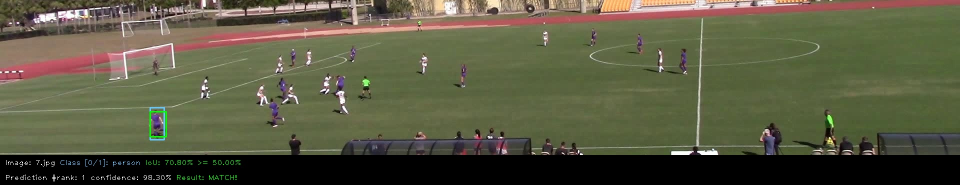
#> input picture tools/mAP-training-tools/mAP/results/images/person_prediction0.jpg, 1920 x 370 px (shown at 1/2 size)
$ python -i run.py   (imports and definitions only)
#> lines starting #> are read from the running program, lines starting #| are printed output that depends on the picture
#> further down, picture is the input picture: shape (370, 1920, 3); mean B, G, R 65.6, 89.3, 89.7
import argparse
import textwrap
import glob
import os

import numpy as np
import cv2


WITH_QT = True
# [6 lines not run here, left out]

parser = argparse.ArgumentParser(description='YOLO v2 Bounding Box Tool')
# [5 lines not run here, left out]

class_index = 0
img_index = 0
img = None
img_objects = []
bb_dir = "bbox_txt/"
groundVal_dir = "gv/"

# selected bounding box
prev_was_double_click = False
is_bbox_selected = False
selected_bbox = -1

mouse_x = 0
mouse_y = 0
point_1 = (-1, -1)
point_2 = (-1, -1)

# [24 lines left out: functions change_img_index, change_class_index, not called in this run]


def draw_edges(tmp_img):
    blur = cv2.bilateralFilter(tmp_img, 3, 75, 75)
    edges = cv2.Canny(blur, 150, 250, 3)
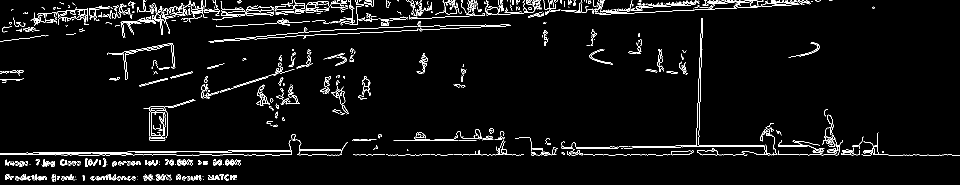
#> edges: shape (370, 1920) (shown at 1/2 size); 3.8% white in thin lines or dots
    edges = cv2.cvtColor(edges, cv2.COLOR_GRAY2RGB)
#> edges: shape (370, 1920, 3); 3.8% white in thin lines or dots
    # Overlap image and edges together
    tmp_img = np.bitwise_or(tmp_img, edges)
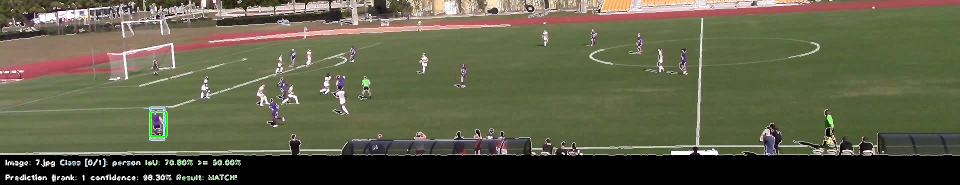
#> tmp_img: shape (370, 1920, 3) (shown at 1/2 size); mean B, G, R 71.6, 94.8, 94.8
    #tmp_img = cv2.addWeighted(tmp_img, 1 - edges_val, edges, edges_val, 0)
    return tmp_img


# [12 lines left out: functions decrease_index, increase_index, not called in this run]


def draw_line(img, x, y, height, width, color):
    cv2.line(img, (x, 0), (x, height), color, thickness=args.cross_thickness)
    cv2.line(img, (0, y), (width, y), color, thickness=args.cross_thickness)


# [29 lines left out: functions yolo_format, voc_format, get_txt_path, get_gv_path, not called in this run]


def save_bb(txt_path, line):
    with open(txt_path, 'a') as myfile:
        myfile.write(line + "\n") # append line


# [140 lines left out: functions delete_bb, yolo_to_x_y, draw_text, draw_bboxes_from_file, get_bbox_area, set_selected_bbox and 3 more, not called in this run]


def is_mouse_inside_points(x1, y1, x2, y2):
    return mouse_x > x1 and mouse_x < x2 and mouse_y > y1 and mouse_y < y2


# [25 lines left out: functions get_close_icon, draw_close_icon, draw_info_bb_selected, not called in this run]


# load img list
img_dir = "images/"
image_list = glob.glob(img_dir +'*.jpg')
# [6 lines not run here, left out]
last_img_index = len(image_list) - 1

# load class list
# [2 lines not run here, left out]
#print(class_list)
# [1 line that did not run here, left out]

# Make the class colors the same each session
# The colors are in BGR order because we're using OpenCV
class_rgb = [
    (0, 0, 255), (255, 0, 0), (0, 255, 0), (255, 255, 0), (0, 255, 255),
    (255, 0, 255), (192, 192, 192), (128, 128, 128), (128, 0, 0),
    (128, 128, 0), (0, 128, 0), (128, 0, 128), (0, 128, 128), (0, 0, 128)]
class_rgb = np.array(class_rgb)
# If there are still more classes, add new colors randomly
# [1 line that did not run here, left out]
# [3 lines that did not run here, left out]

# create window
WINDOW_NAME = 'Bounding Box Labeler'
# [3 lines not run here, left out]

# selected image
TRACKBAR_IMG = 'Image'
# [1 line not run here, left out]

# selected class
TRACKBAR_CLASS = 'Class'
# [4 lines not run here, left out]
edges_on = False

# [9 lines not run here, left out]

color = class_rgb[class_index].tolist()
# loop
# [112 lines not run here, left out]

>>> import cv2
>>> picture = cv2.imread('../mAP/results/images/person_prediction0.jpg')
>>> result = draw_edges(picture)
